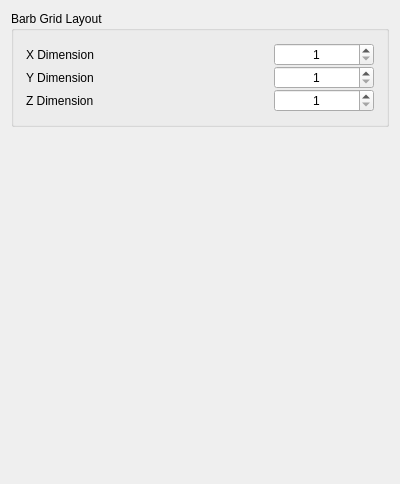
<?xml version="1.0" encoding="UTF-8"?>
<ui version="4.0">
 <class>BarbGeometryGUI</class>
 <widget class="QWidget" name="BarbGeometryGUI">
  <property name="geometry">
   <rect>
    <x>0</x>
    <y>0</y>
    <width>400</width>
    <height>484</height>
   </rect>
  </property>
  <property name="windowTitle">
   <string>Form</string>
  </property>
  <layout class="QVBoxLayout" name="verticalLayout">
   <property name="spacing">
    <number>0</number>
   </property>
   <item>
    <widget class="QGroupBox" name="groupBox">
     <property name="title">
      <string>Barb Grid Layout</string>
     </property>
     <layout class="QVBoxLayout" name="verticalLayout_2">
      <property name="spacing">
       <number>0</number>
      </property>
      <property name="leftMargin">
       <number>12</number>
      </property>
      <property name="topMargin">
       <number>12</number>
      </property>
      <property name="rightMargin">
       <number>12</number>
      </property>
      <property name="bottomMargin">
       <number>12</number>
      </property>
      <item>
       <layout class="QHBoxLayout" name="horizontalLayout">
        <property name="spacing">
         <number>0</number>
        </property>
        <property name="bottomMargin">
         <number>0</number>
        </property>
        <item>
         <widget class="QLabel" name="label">
          <property name="text">
           <string>X Dimension</string>
          </property>
         </widget>
        </item>
        <item>
         <spacer name="horizontalSpacer">
          <property name="orientation">
           <enum>Qt::Horizontal</enum>
          </property>
          <property name="sizeHint" stdset="0">
           <size>
            <width>40</width>
            <height>20</height>
           </size>
          </property>
         </spacer>
        </item>
        <item>
         <widget class="QSpinBox" name="_xDimSpinBox">
          <property name="minimumSize">
           <size>
            <width>100</width>
            <height>0</height>
           </size>
          </property>
          <property name="alignment">
           <set>Qt::AlignCenter</set>
          </property>
          <property name="minimum">
           <number>1</number>
          </property>
          <property name="maximum">
           <number>999</number>
          </property>
         </widget>
        </item>
       </layout>
      </item>
      <item>
       <layout class="QHBoxLayout" name="horizontalLayout_2">
        <property name="spacing">
         <number>0</number>
        </property>
        <property name="bottomMargin">
         <number>0</number>
        </property>
        <item>
         <widget class="QLabel" name="label_2">
          <property name="text">
           <string>Y Dimension</string>
          </property>
         </widget>
        </item>
        <item>
         <spacer name="horizontalSpacer_2">
          <property name="orientation">
           <enum>Qt::Horizontal</enum>
          </property>
          <property name="sizeHint" stdset="0">
           <size>
            <width>40</width>
            <height>20</height>
           </size>
          </property>
         </spacer>
        </item>
        <item>
         <widget class="QSpinBox" name="_yDimSpinBox">
          <property name="minimumSize">
           <size>
            <width>100</width>
            <height>0</height>
           </size>
          </property>
          <property name="alignment">
           <set>Qt::AlignCenter</set>
          </property>
          <property name="minimum">
           <number>1</number>
          </property>
          <property name="maximum">
           <number>999</number>
          </property>
         </widget>
        </item>
       </layout>
      </item>
      <item>
       <layout class="QHBoxLayout" name="horizontalLayout_3">
        <property name="spacing">
         <number>0</number>
        </property>
        <property name="bottomMargin">
         <number>0</number>
        </property>
        <item>
         <widget class="QLabel" name="label_3">
          <property name="text">
           <string>Z Dimension</string>
          </property>
         </widget>
        </item>
        <item>
         <spacer name="horizontalSpacer_3">
          <property name="orientation">
           <enum>Qt::Horizontal</enum>
          </property>
          <property name="sizeHint" stdset="0">
           <size>
            <width>40</width>
            <height>20</height>
           </size>
          </property>
         </spacer>
        </item>
        <item>
         <widget class="QSpinBox" name="_zDimSpinBox">
          <property name="minimumSize">
           <size>
            <width>100</width>
            <height>0</height>
           </size>
          </property>
          <property name="alignment">
           <set>Qt::AlignCenter</set>
          </property>
          <property name="minimum">
           <number>1</number>
          </property>
          <property name="maximum">
           <number>999</number>
          </property>
         </widget>
        </item>
       </layout>
      </item>
     </layout>
    </widget>
   </item>
   <item>
    <widget class="GeometryWidget" name="_geometryWidget" native="true">
     <property name="minimumSize">
      <size>
       <width>0</width>
       <height>100</height>
      </size>
     </property>
    </widget>
   </item>
   <item>
    <spacer name="verticalSpacer">
     <property name="orientation">
      <enum>Qt::Vertical</enum>
     </property>
     <property name="sizeHint" stdset="0">
      <size>
       <width>20</width>
       <height>40</height>
      </size>
     </property>
    </spacer>
   </item>
  </layout>
 </widget>
 <customwidgets>
  <customwidget>
   <class>GeometryWidget</class>
   <extends>QWidget</extends>
   <header>GeometryWidget.h</header>
   <container>1</container>
  </customwidget>
 </customwidgets>
 <resources/>
 <connections/>
</ui>
